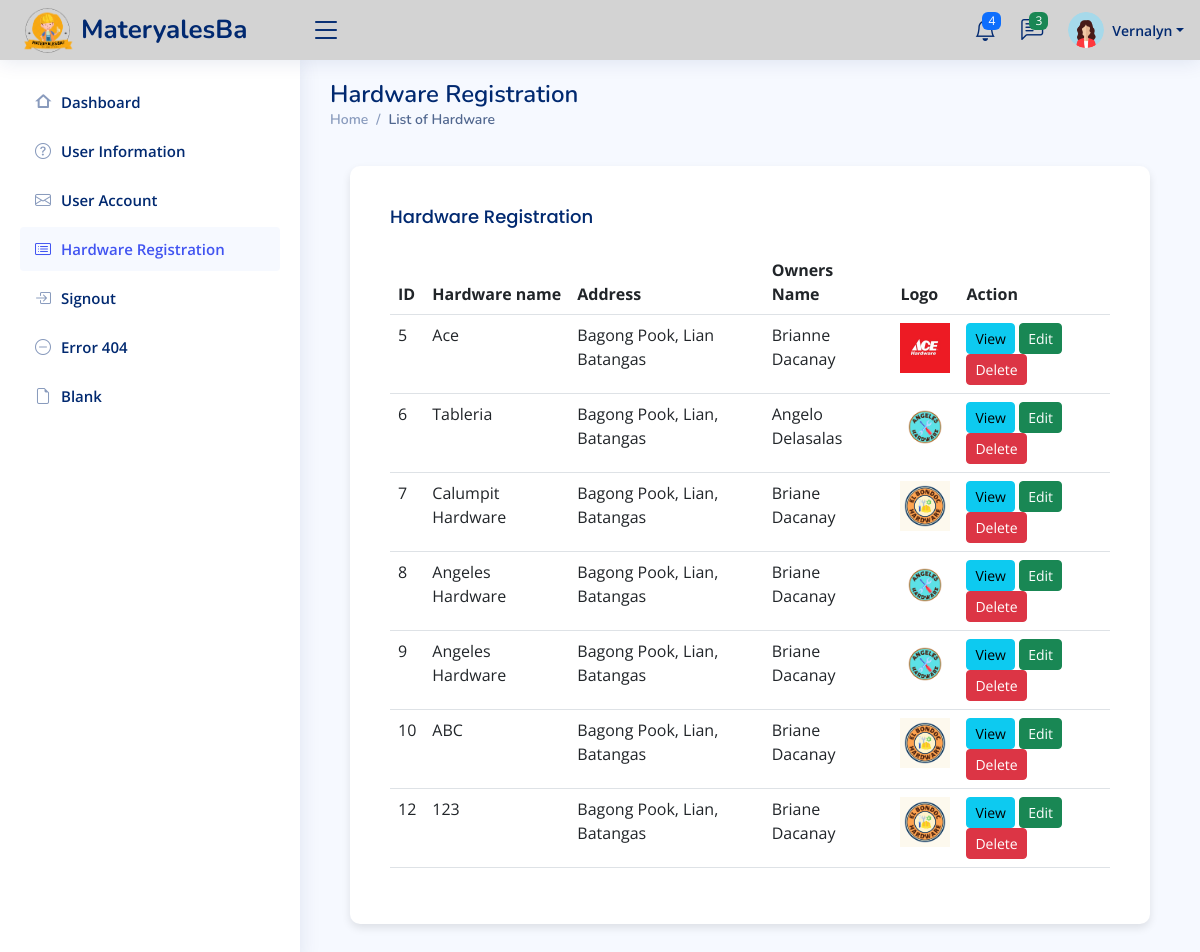
The page /system2/admin_hardware.php (signed in) on the database its author committed.
### tables this page shows
CREATE TABLE `user_form` (
  `id` int(255) NOT NULL,
  `name` varchar(255) NOT NULL,
  `gender` varchar(255) NOT NULL,
  `address` varchar(255) NOT NULL,
  `contact` varchar(255) NOT NULL,
  `email` varchar(255) NOT NULL,
  `username` varchar(255) NOT NULL,
  `password` varchar(255) NOT NULL,
  `user_type` varchar(255) NOT NULL DEFAULT '',
  `image` varchar(255) NOT NULL,
  `date` date NOT NULL DEFAULT current_timestamp()
);

CREATE TABLE `registration_hardware` (
  `id` int(255) NOT NULL,
  `seller_id` int(255) DEFAULT NULL,
  `hardware_name` varchar(255) DEFAULT NULL,
  `address` varchar(255) DEFAULT NULL,
  `owners_name` varchar(255) DEFAULT NULL,
  `image` varchar(255) DEFAULT NULL,
  `date` date NOT NULL DEFAULT current_timestamp()
);

### system2/admin_hardware.php (the view, shortened to what this page needs)
<?php
include 'config.php';
$admin_id = $_SESSION['admin_id'];
$query = "SELECT id, hardware_name, address, owners_name, image FROM registration_hardware ORDER BY id";
$stmt = $conn->prepare($query);
$stmt->execute();
?>
<!DOCTYPE html>
<html lang="en">
<head>
  <link href="assets/vendor/bootstrap/css/bootstrap.min.css" rel="stylesheet">
  <link href="assets/vendor/bootstrap-icons/bootstrap-icons.css" rel="stylesheet">
  <link href="assets/vendor/boxicons/css/boxicons.min.css" rel="stylesheet">
  <link href="assets/vendor/quill/quill.snow.css" rel="stylesheet">
  <link href="assets/vendor/quill/quill.bubble.css" rel="stylesheet">
  <link href="assets/vendor/remixicon/remixicon.css" rel="stylesheet">
  <link href="assets/vendor/simple-datatables/style.css" rel="stylesheet">
   <link rel="stylesheet" href="https://cdnjs.cloudflare.com/ajax/libs/font-awesome/5.15.3/css/all.min.css">
  <link href="assets/css/style.css" rel="stylesheet">
</head>
<body>
<header id="header" class="header fixed-top d-flex align-items-center">
    <div class="d-flex align-items-center justify-content-between">
      <a href="index.html" class="logo d-flex align-items-center">
        <img src="assets/img/materyalesba.png" alt="">
        <span class="d-none d-lg-block">MateryalesBa</span>
      </a>
      <i class="bi bi-list toggle-sidebar-btn"></i>
    </div>
    <nav class="header-nav ms-auto">
      <ul class="d-flex align-items-center">
        <li class="nav-item dropdown">
          <a class="nav-link nav-icon" href="#" data-bs-toggle="dropdown">
            <i class="bi bi-bell"></i>
            <span class="badge bg-primary badge-number">4</span>
          </a>
            </li>
          </ul>
        <li class="nav-item dropdown">
          <a class="nav-link nav-icon" href="#" data-bs-toggle="dropdown">
            <i class="bi bi-chat-left-text"></i>
            <span class="badge bg-success badge-number">3</span>
          </a>
        </li>
        <li class="nav-item dropdown pe-3">
            <?php
            $select_profile = $conn->prepare("SELECT * FROM `user_form` WHERE id = ?");
            $select_profile->execute([$admin_id]);
            $fetch_profile = $select_profile->fetch(PDO::FETCH_ASSOC);
            ?>
          <a class="nav-link nav-profile d-flex align-items-center pe-0" href="#" data-bs-toggle="dropdown">
            <img src="uploaded_img/<?= $fetch_profile['image']; ?>" alt=""class="rounded-circle">
            <span class="d-none d-md-block dropdown-toggle ps-2"><?= $fetch_profile['name']; ?></span>
          </a>
        </li>
    </nav>
  </header>
<aside id="sidebar" class="sidebar">
<ul class="sidebar-nav" id="sidebar-nav">
  <li class="nav-item">
    <a class="nav-link collapsed " href="admin_dashboard.php">
      <i class="ri-home-2-line"></i>
      <span>Dashboard</span>
    </a>
  </li>
  <li class="nav-item">
    <a class="nav-link collapsed" href="admin_user_information.php">
      <i class="bi bi-question-circle"></i>
      <span>User Information</span>
    </a>
  </li>
  <li class="nav-item">
    <a class="nav-link collapsed" href="admin_user_account.php">
      <i class="bi bi-envelope"></i>
      <span>User Account</span>
    </a>
  </li>
  <li class="nav-item">
    <a class="nav-link" href="admin_hardware.php">
      <i class="bi bi-card-list"></i>
      <span>Hardware Registration</span>
    </a>
  </li>
  <li class="nav-item">
    <a class="nav-link collapsed" href="login_form.php">
      <i class="bi bi-box-arrow-in-right"></i>
      <span>Signout</span>
    </a>
  </li>
  <li class="nav-item">
    <a class="nav-link collapsed" href="pages-error-404.html">
      <i class="bi bi-dash-circle"></i>
      <span>Error 404</span>
    </a>
  </li>
  <li class="nav-item">
    <a class="nav-link collapsed" href="pages-blank.html">
      <i class="bi bi-file-earmark"></i>
      <span>Blank</span>
    </a>
  </li>
</ul>
</aside>
<main id="main" class="main">
    <div class="pagetitle">
      <h1>Hardware Registration</h1>
      <nav>
        <ol class="breadcrumb">
          <li class="breadcrumb-item"><a href="admin_hardware.php">Home</a></li>
          <li class="breadcrumb-item active">List of Hardware</li>
        </ol>
      </nav>
    </div>
    <section class="section">
      <div class="row">
        <div class="col-lg-12">
          <div class="card">
            <div class="card-body">
              <h5 class="card-title">Hardware Registration</h5>
        <table class="table">
        <thead>
            <tr>
                <th scope="col">ID</th>
                <th scope="col">Hardware name</th>
                <th scope="col">Address</th>
                <th scope="col">Owners Name</th>
                <th scope="col">Logo</th>
                <th scope="col">Action</th>
            </tr>
        </thead>
        <tbody>
            <?php while ($row = $stmt->fetch(PDO::FETCH_ASSOC)) { ?>
                <tr>
                    <td><?php echo $row['id']; ?></td>
                    <td><?php echo $row["hardware_name"]; ?></td>
                    <td><?php echo $row["address"]; ?></td>
                    <td><?php echo $row["owners_name"]; ?></td>
                    <td><img src="uploads/<?php echo $row["image"]; ?>" width=50 title="<?php echo $row['image']; ?>"></td>
                    <td>
                      <a href="student-view.php?id=<?= $student['id']; ?>" class="btn btn-info btn-sm">View</a>
                        <a href="student-edit.php?id=<?= $student['id']; ?>" class="btn btn-success btn-sm">Edit</a>
                        <form action="code.php" method="POST" class="d-inline">
                          <button type="submit" name="delete_student" value="<?= $student['id']; ?>" class="btn btn-danger btn-sm">Delete</button>
                      </td>
                    </tr>
                  <?php } ?>
                </tbody>
              </table>
            </div>
          </div>
        </div>
      </div>
    </section>
  </main>
</body>
</html>

### system2/assets/css/style.css (style rules this page uses)
:root { scroll-behavior: smooth; }
body { font-family: "Open Sans", sans-serif; background: #f6f9ff; color: #444444; }
a { color: #4154f1; text-decoration: none; }
h1, h2, h3, h4, h5, h6 { font-family: "Nunito", sans-serif; }
#main { margin-top: 60px; padding: 20px 30px; transition: all 0.3s; }
.pagetitle { margin-bottom: 10px; }
.pagetitle h1 { font-size: 24px; margin-bottom: 0; font-weight: 600; color: #012970; }
.card { margin-bottom: 30px; border: none; border-radius: 5px; box-shadow: 0px 0 30px rgba(1, 41, 112, 0.1); }
.card-title { padding: 20px 0 15px 0; font-size: 18px; font-weight: 500; color: #012970; font-family: "Poppins", sans-serif; }
.card-body { padding: 0 20px 20px 20px; }
.breadcrumb { font-size: 14px; font-family: "Nunito", sans-serif; color: #899bbd; font-weight: 600; }
.breadcrumb a { color: #899bbd; transition: 0.3s; }
.breadcrumb .breadcrumb-item::before { color: #899bbd; }
.breadcrumb .active { color: #51678f; font-weight: 600; }
.logo { line-height: 1; }
@media (min-width: 1200px) { .logo { width: 280px; } }
.logo img { max-height: 55px; margin-right: 6px; }
.logo span { font-size: 26px; font-weight: 700; color: #012970; font-family: "Nunito", sans-serif; }
.header { transition: all 0.5s; z-index: 997; height: 60px; box-shadow: 0px 2px 20px rgba(1, 41, 112, 0.1); background-color: lightgrey; padding-left: 20px; }
.header .toggle-sidebar-btn { font-size: 32px; padding-left: 10px; cursor: pointer; color: #012970; }
.header-nav ul { list-style: none; }
.header-nav>ul { margin: 0; padding: 0; }
.header-nav .nav-icon { font-size: 22px; color: #012970; margin-right: 25px; position: relative; }
.header-nav .nav-profile { color: #012970; }
.header-nav .nav-profile img { max-height: 36px; }
.header-nav .nav-profile span { font-size: 14px; font-weight: 600; }
.header-nav .badge-number { position: absolute; inset: -2px -5px auto auto; font-weight: normal; font-size: 12px; padding: 3px 6px; }
.sidebar { position: fixed; top: 60px; left: 0; bottom: 0; width: 300px; z-index: 996; transition: all 0.3s; padding: 20px; overflow-y: auto; scrollbar-width: thin; scrollbar-color: #aab7cf transparent; box-shadow: 0px 0px 20px rgba(1, 41, 112, 0.1); background-color: #fff; }
@media (min-width: 1200px) { #main, #footer { margin-left: 300px; } }
.sidebar-nav { padding: 0; margin: 0; list-style: none; }
.sidebar-nav li { padding: 0; margin: 0; list-style: none; }
.sidebar-nav .nav-item { margin-bottom: 5px; }
.sidebar-nav .nav-link { display: flex; align-items: center; font-size: 15px; font-weight: 600; color: #4154f1; transition: 0.3; background: #f6f9ff; padding: 10px 15px; border-radius: 4px; }
.sidebar-nav .nav-link i { font-size: 16px; margin-right: 10px; color: #4154f1; }
.sidebar-nav .nav-link.collapsed { color: #012970; background: #fff; }
.sidebar-nav .nav-link.collapsed i { color: #899bbd; }
.card { background-color: white; border: 0px solid #ccc; }
.card { box-shadow: 0 4px 8px rgba(0, 0, 0, 0.1); border-radius: 10px; padding: 20px; margin: 20px; }

### rows shown on the page
user_form: image (picture), name "Vernalyn"
registration_hardware: id "5", hardware_name "Ace", address "Bagong Pook, Lian Batangas", owners_name "Brianne Dacanay", image (picture)
registration_hardware: id "6", hardware_name "Tableria", address "Bagong Pook, Lian, Batangas", owners_name "Angelo Delasalas", image (picture)
registration_hardware: id "7", hardware_name "Calumpit Hardware", address "Bagong Pook, Lian, Batangas", owners_name "Briane Dacanay", image (picture)
registration_hardware: id "8", hardware_name "Angeles Hardware", address "Bagong Pook, Lian, Batangas", owners_name "Briane Dacanay", image (picture)
registration_hardware: id "9", hardware_name "Angeles Hardware", address "Bagong Pook, Lian, Batangas", owners_name "Briane Dacanay", image (picture)
registration_hardware: id "10", hardware_name "ABC", address "Bagong Pook, Lian, Batangas", owners_name "Briane Dacanay", image (picture)
registration_hardware: id "12", hardware_name "123", address "Bagong Pook, Lian, Batangas", owners_name "Briane Dacanay", image (picture)
